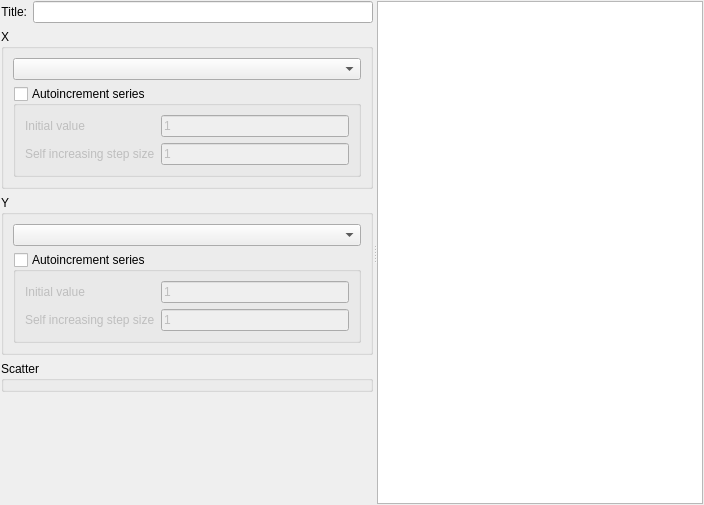
<?xml version="1.0" encoding="UTF-8"?>
<ui version="4.0">
 <class>DAChartAddXYScatterWidget</class>
 <widget class="QWidget" name="DAChartAddXYScatterWidget">
  <property name="geometry">
   <rect>
    <x>0</x>
    <y>0</y>
    <width>704</width>
    <height>505</height>
   </rect>
  </property>
  <property name="windowTitle">
   <string>Form</string>
  </property>
  <layout class="QVBoxLayout" name="verticalLayout_4">
   <property name="spacing">
    <number>1</number>
   </property>
   <property name="leftMargin">
    <number>1</number>
   </property>
   <property name="topMargin">
    <number>1</number>
   </property>
   <property name="rightMargin">
    <number>1</number>
   </property>
   <property name="bottomMargin">
    <number>1</number>
   </property>
   <item>
    <widget class="QSplitter" name="splitter">
     <property name="orientation">
      <enum>Qt::Horizontal</enum>
     </property>
     <widget class="QWidget" name="layoutWidget">
      <layout class="QVBoxLayout" name="verticalLayout_3">
       <item>
        <layout class="QHBoxLayout" name="horizontalLayout">
         <item>
          <widget class="QLabel" name="label">
           <property name="text">
            <string>Title:</string>
           </property>
           <property name="scaledContents">
            <bool>false</bool>
           </property>
           <property name="alignment">
            <set>Qt::AlignRight|Qt::AlignTrailing|Qt::AlignVCenter</set>
           </property>
          </widget>
         </item>
         <item>
          <widget class="QLineEdit" name="lineEditTitle">
           <property name="inputMask">
            <string/>
           </property>
           <property name="text">
            <string/>
           </property>
          </widget>
         </item>
        </layout>
       </item>
       <item>
        <widget class="DA::DACollapsibleGroupBox" name="groupBoxX">
         <property name="title">
          <string>X</string>
         </property>
         <property name="flat">
          <bool>true</bool>
         </property>
         <layout class="QVBoxLayout" name="verticalLayout">
          <item>
           <widget class="DA::DADataManagerComboBox" name="comboBoxX"/>
          </item>
          <item>
           <widget class="QGroupBox" name="groupBoxXAutoincrement">
            <property name="title">
             <string>Autoincrement series</string>
            </property>
            <property name="flat">
             <bool>false</bool>
            </property>
            <property name="checkable">
             <bool>true</bool>
            </property>
            <property name="checked">
             <bool>false</bool>
            </property>
            <layout class="QGridLayout" name="gridLayout">
             <item row="0" column="0">
              <widget class="QLabel" name="labelXInitValue">
               <property name="text">
                <string>Initial value</string>
               </property>
              </widget>
             </item>
             <item row="0" column="1">
              <widget class="QLineEdit" name="lineEditXInitValue">
               <property name="text">
                <string>1</string>
               </property>
              </widget>
             </item>
             <item row="1" column="0">
              <widget class="QLabel" name="labelXStep">
               <property name="text">
                <string>Self increasing step size</string>
               </property>
              </widget>
             </item>
             <item row="1" column="1">
              <widget class="QLineEdit" name="lineEditXStepValue">
               <property name="text">
                <string>1</string>
               </property>
              </widget>
             </item>
            </layout>
           </widget>
          </item>
         </layout>
        </widget>
       </item>
       <item>
        <widget class="DA::DACollapsibleGroupBox" name="groupBox">
         <property name="title">
          <string>Y</string>
         </property>
         <property name="flat">
          <bool>true</bool>
         </property>
         <layout class="QVBoxLayout" name="verticalLayout_2">
          <item>
           <widget class="DA::DADataManagerComboBox" name="comboBoxY"/>
          </item>
          <item>
           <widget class="QGroupBox" name="groupBoxYAutoincrement">
            <property name="title">
             <string>Autoincrement series</string>
            </property>
            <property name="flat">
             <bool>false</bool>
            </property>
            <property name="checkable">
             <bool>true</bool>
            </property>
            <property name="checked">
             <bool>false</bool>
            </property>
            <layout class="QGridLayout" name="gridLayout_2">
             <item row="0" column="0">
              <widget class="QLabel" name="labelYInitValue">
               <property name="text">
                <string>Initial value</string>
               </property>
              </widget>
             </item>
             <item row="0" column="1">
              <widget class="QLineEdit" name="lineEditYInitValue">
               <property name="text">
                <string>1</string>
               </property>
              </widget>
             </item>
             <item row="1" column="0">
              <widget class="QLabel" name="labelYStep">
               <property name="text">
                <string>Self increasing step size</string>
               </property>
              </widget>
             </item>
             <item row="1" column="1">
              <widget class="QLineEdit" name="lineEditYStepValue">
               <property name="text">
                <string>1</string>
               </property>
              </widget>
             </item>
            </layout>
           </widget>
          </item>
         </layout>
        </widget>
       </item>
       <item>
        <widget class="QGroupBox" name="groupBoxScatterSetting">
         <property name="title">
          <string>Scatter</string>
         </property>
         <layout class="QVBoxLayout" name="verticalLayout_5">
          <property name="spacing">
           <number>4</number>
          </property>
          <property name="leftMargin">
           <number>4</number>
          </property>
          <property name="topMargin">
           <number>4</number>
          </property>
          <property name="rightMargin">
           <number>4</number>
          </property>
          <property name="bottomMargin">
           <number>4</number>
          </property>
          <item>
           <widget class="DA::DAChartSymbolEditWidget" name="symbolEditWidget" native="true">
            <property name="sizePolicy">
             <sizepolicy hsizetype="Expanding" vsizetype="Preferred">
              <horstretch>0</horstretch>
              <verstretch>0</verstretch>
             </sizepolicy>
            </property>
           </widget>
          </item>
         </layout>
        </widget>
       </item>
       <item>
        <spacer name="verticalSpacer">
         <property name="orientation">
          <enum>Qt::Vertical</enum>
         </property>
         <property name="sizeHint" stdset="0">
          <size>
           <width>20</width>
           <height>40</height>
          </size>
         </property>
        </spacer>
       </item>
      </layout>
     </widget>
     <widget class="QTableView" name="tableViewXY"/>
    </widget>
   </item>
  </layout>
 </widget>
 <customwidgets>
  <customwidget>
   <class>DA::DADataManagerComboBox</class>
   <extends>QComboBox</extends>
   <header>DADataManagerComboBox.h</header>
  </customwidget>
  <customwidget>
   <class>DA::DACollapsibleGroupBox</class>
   <extends>QGroupBox</extends>
   <header location="global">DACollapsibleGroupBox.h</header>
   <container>1</container>
  </customwidget>
  <customwidget>
   <class>DA::DAChartSymbolEditWidget</class>
   <extends>QWidget</extends>
   <header>DAChartSymbolEditWidget.h</header>
   <container>1</container>
  </customwidget>
 </customwidgets>
 <resources/>
 <connections/>
</ui>
